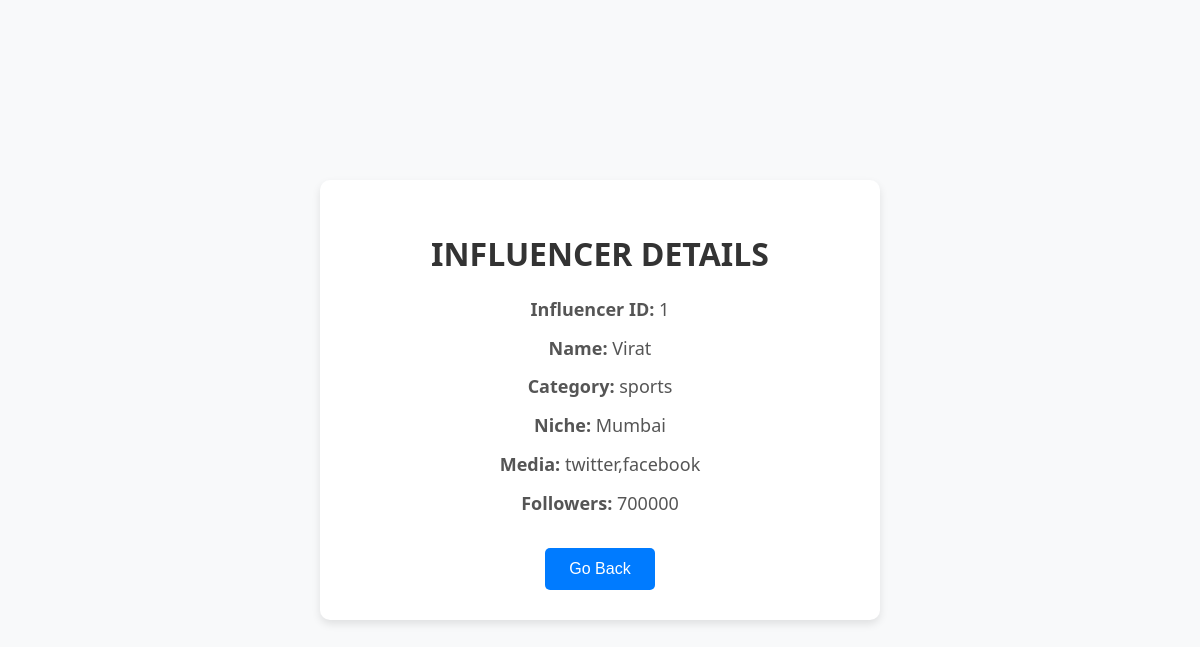
The page /admin_view_influencer/1 on the database its author committed.
### tables this page shows
CREATE TABLE influencers (
                id INTEGER PRIMARY KEY AUTOINCREMENT,
                name VARCHAR(20) NOT NULL,
                password VARCHAR(20) NOT NULL,
                category VARCHAR(20) NOT NULL,
                niche VARCHAR(20) NOT NULL,
                media VARCHAR(20) NOT NULL,
                followers INTEGER NOT NULL
            , flag varchar(10));

### frontpage.py (the view)
@app.route('/admin_view_influencer/<int:influ_id>')
def admin_view_influencer(influ_id):
    conn = sqlite3.connect('database.db')
    c = conn.cursor()
    c.execute("SELECT * FROM influencers WHERE id = ?", (influ_id,))
    influencer = c.fetchone()
    conn.commit()
    conn.close()
    return render_template('admin_view_influencer.html', influencer=influencer)

### templates/admin_view_influencer.html (shortened to what this page needs)
<!DOCTYPE html>
<html lang="en">
<head>
</head>
<body>
    <div class="container">
        <h1>Influencer Details</h1>
        {% if influencer %}
            <p><strong>Influencer ID:</strong> {{ influencer[0] }}</p>
            <p><strong>Name:</strong> {{ influencer[1] }}</p>
            <p><strong>Category:</strong> {{ influencer[3] }}</p>
            <p><strong>Niche:</strong> {{ influencer[4] }}</p>
            <p><strong>Media:</strong> {{ influencer[5] }}</p>
            <p><strong>Followers:</strong> {{ influencer[6] }}</p>
        {% else %}
            <p>No influencer found.</p>
        {% endif %}
        <button onclick="goBack()">Go Back</button>
    </div>
</body>
</html>

### templates/admin_view_influencer.html (style rules this page uses)
body { font-family: 'Segoe UI', Tahoma, Geneva, Verdana, sans-serif; background-color: #f8f9fa; margin: 0; padding: 0; display: flex; justify-content: center; align-items: center; min-height: 100vh; }
.container { background-color: #ffffff; border-radius: 10px; box-shadow: 0 4px 8px rgba(0, 0, 0, 0.1); padding: 30px; width: 90%; max-width: 500px; text-align: center; }
h1 { color: #333; font-size: 32px; margin-bottom: 20px; text-transform: uppercase; }
p { color: #555; font-size: 18px; margin: 10px 0; line-height: 1.6; }
button { background-color: #007bff; border: none; color: white; padding: 12px 24px; font-size: 16px; border-radius: 5px; cursor: pointer; transition: background-color 0.3s ease, transform 0.2s ease; margin-top: 20px; }

### rows shown on the page
influencers: id "1", name "Virat", category "sports", niche "Mumbai", media "twitter,facebook", followers "700000"
